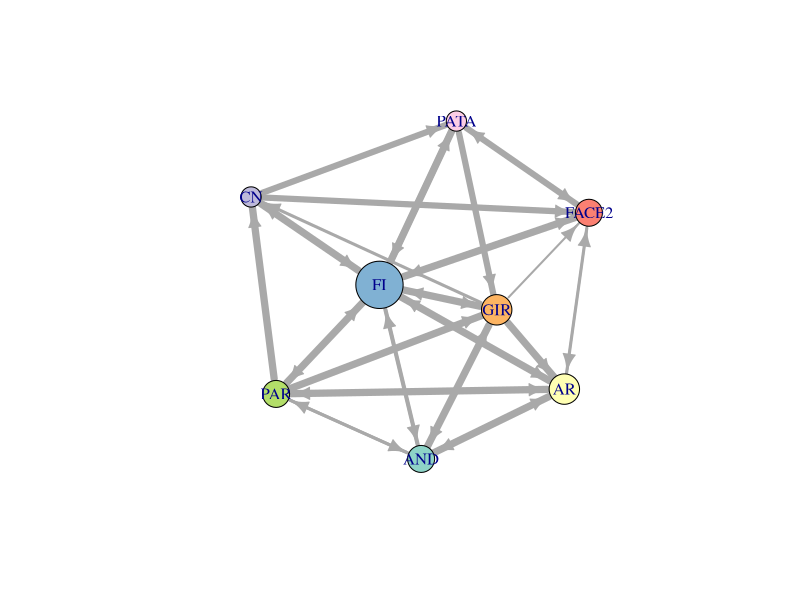

Source code (R):
library(igraph)

# anotando a sequência dos comportamentos
# anotei cada comportamento em duplicata. Ex.: 'PAR', 'AR', 'AR', 'AND', 'AND' na verdade é a sequência para PAR -> AR -> AND

g <- graph(edges = c('PAR', 'AR', 'AR', 'AND', 'AND', 'FI', 'FI', 'GIR', 'GIR', 'FACE2', 'FACE2', 'FI',
                     'FI', 'AND', 'AND', 'PAR', 'PAR', 'FI', 'FI', 'AND', 'AND', 'AR', 'AR', 'AND', 'AND',
                     'GIR', 'GIR', 'CN', 'CN', 'FI', 'FI', 'AR', 'AR', 'FACE2', 'FACE2', 'FI', 'FI', 'GIR',
                     'GIR', 'CN', 'CN', 'FACE2', 'FACE2', 'FI', 'FI', 'GIR', 'GIR', 'FI', 'FI', 'PAR', 'PAR',
                     'AND', 'AND', 'FI', 'FI', 'AR', 'AR', 'FACE2', 'FACE2', 'AR', 'AR', 'PAR', 'PAR', 'AR', 'AR',
                     'FACE2', 'FACE2', 'FI', 'FI', 'GIR', 'GIR', 'FI', 'FI', 'AND', 'AND', 'FI', 'FI', 'GIR', 'GIR',
                     'FI', 'FI', 'CN', 'CN', 'PATA', 'PATA', 'FACE2', 'FACE2', 'PATA', 'PATA', 'FACE2', 'FACE2', 'PATA',
                     'PATA', 'FACE2', 'FACE2', 'PATA', 'PATA', 'FACE2', 'FACE2', 'PATA', 'PATA', 'FACE2', 'FACE2',
                     'PATA', 'PATA', 'FI', 'FI', 'GIR', 'GIR', 'FI', 'FI', 'GIR', 'GIR', 'FI', 'FI', 'PATA', 'PATA',
                     'FACE2', 'FACE2', 'FI', 'FI', 'FACE2', 'FACE2', 'PATA', 'PATA', 'FACE2', 'FACE2', 'PATA', 'PATA',
                     'FACE2', 'FACE2', 'PATA', 'PATA', 'GIR', 'GIR', 'FI', 'FI', 'AND', 'AND', 'FI', 'FI', 'AR', 'AR',
                     'PAR', 'PAR', 'GIR', 'GIR', 'AND', 'AND', 'FI', 'FI', 'GIR', 'GIR', 'AR', 'AR', 'PAR', 'PAR', 'GIR',
                     'GIR', 'FI', 'FI', 'AR', 'AR', 'PAR', 'PAR', 'CN', 'CN', 'FI', 'FI', 'GIR', 'GIR', 'FI', 'FI', 'GIR',
                     'GIR', 'FI', 'FI', 'AND', 'AND', 'AR', 'AR', 'PAR', 'PAR', 'FI', 'FI', 'GIR', 'GIR', 'FI', 'FI',
                     'AND', 'AND', 'FI', 'FI', 'FACE2', 'FACE2', 'AR', 'AR', 'PAR', 'PAR', 'AND', 'AND', 'PAR',
                     'PAR', 'GIR', 'GIR', 'AR', 'AR', 'FI', 'FI', 'GIR'), directed = TRUE)



# contando a frequência de cada aresta
edge_freq <- table(sort(c(apply(get.edgelist(g), 1, paste, collapse="-"))))
# convertendo para um vetor
edge_weights <- as.vector(edge_freq[sort(c(apply(get.edgelist(g), 1, paste, collapse="-")))])

g_simplified <- simplify(g, remove.multiple = TRUE, remove.loops = FALSE)

edge_freq
edge_weights
#cor
library(RColorBrewer)

# número de vértices
n_vertices <- vcount(g_simplified)

# gerando uma sequência de cores distintas
colors <- brewer.pal(n_vertices, "Set3")

# atribuindo uma cor para cada vértice
V(g_simplified)$color <- colors[as.numeric(factor(V(g_simplified)$name))]



# calculando o grau de cada vértice
vertex_sizes <- degree(g_simplified, mode = "total", v = V(g_simplified)) * 2

# plotando o grafo com os tamanhos dos vértices proporcionais à frequência
l <- layout_with_fr(g_simplified)
plot(g_simplified, edge.width = edge_weights+1, vertex.size = vertex_sizes, layout = l)

edge_weights
